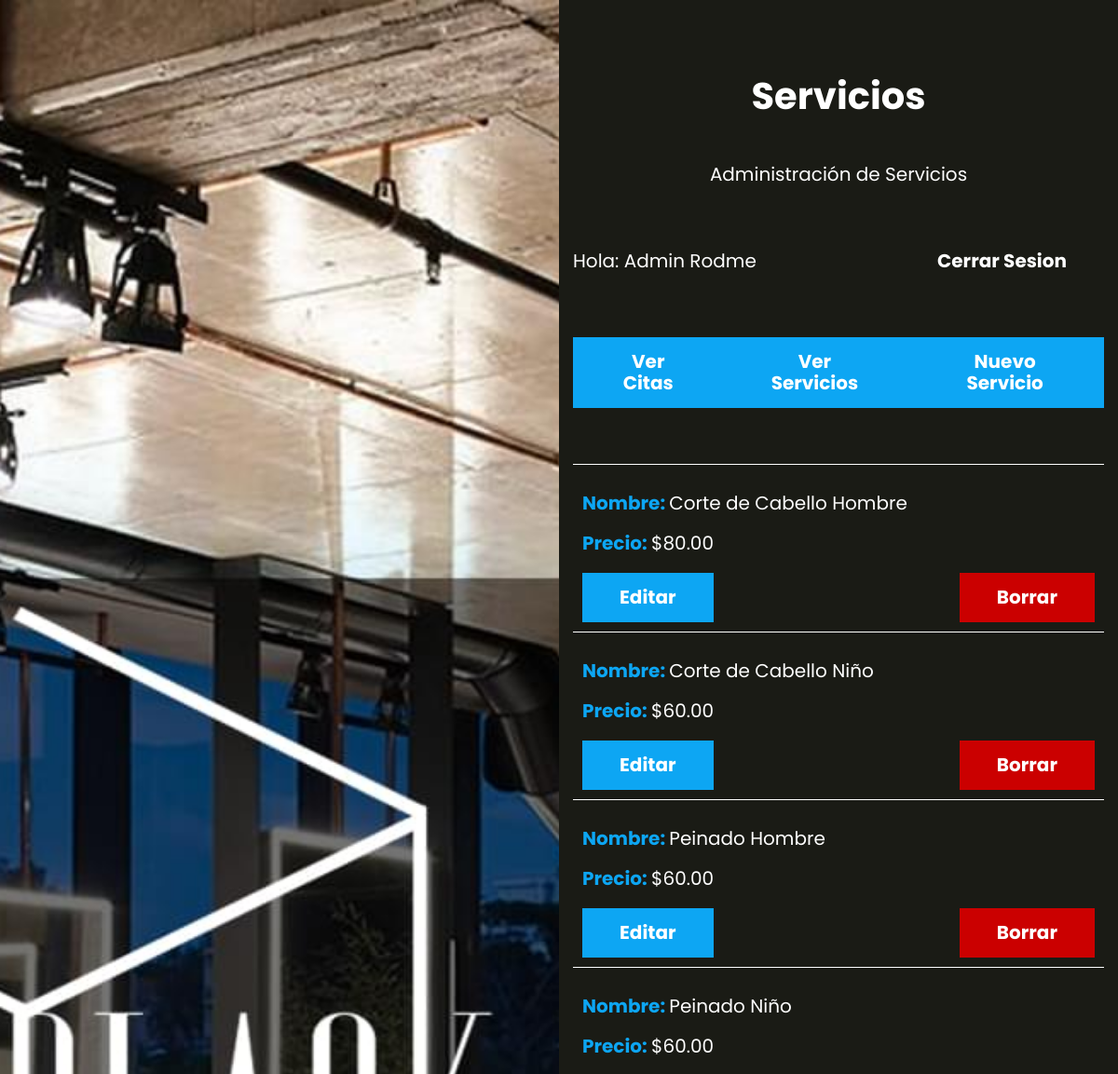
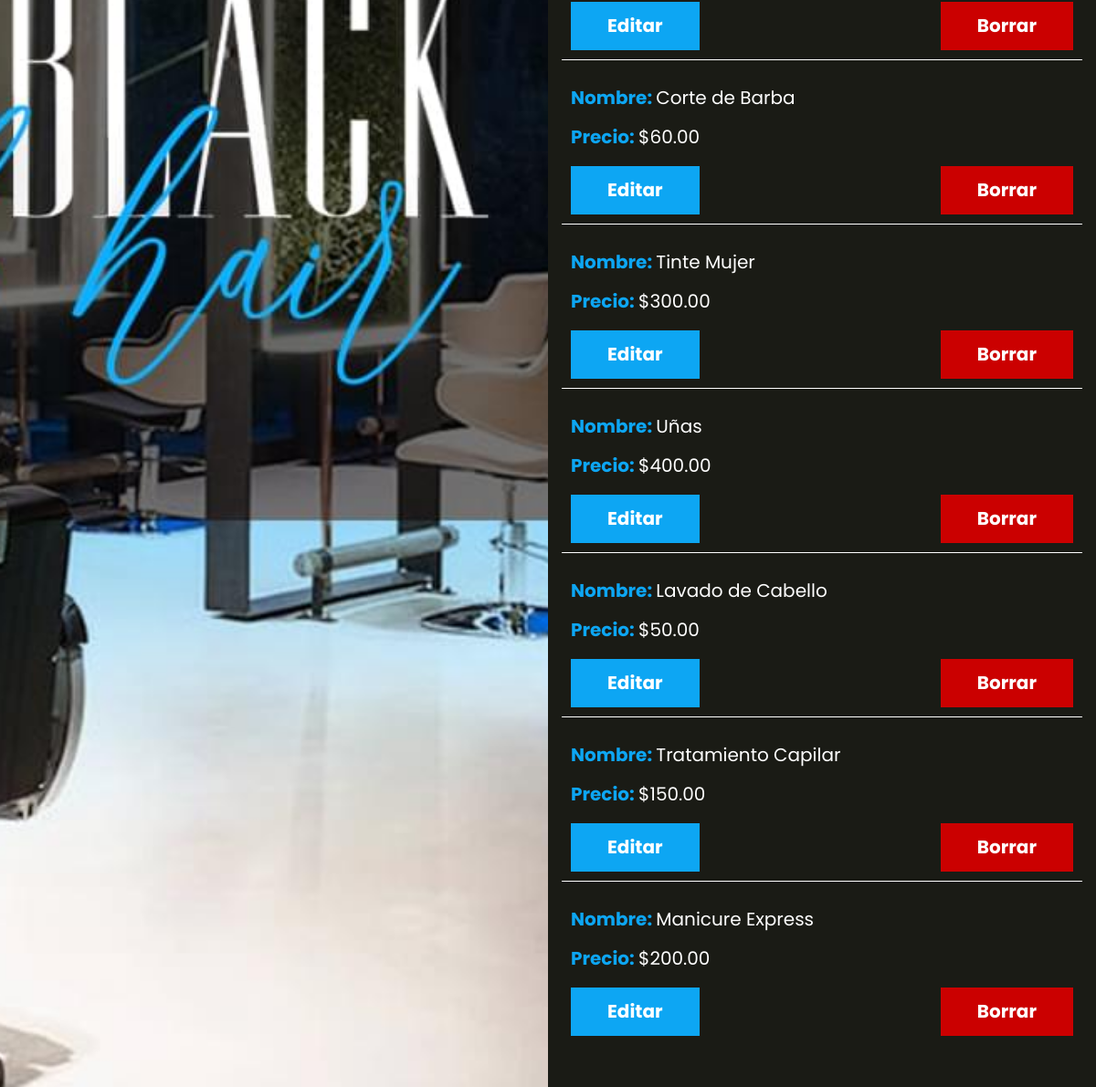
Screenshot of /servicios (signed in) with the database file from the repository (2 pictures, top to bottom).
### tables this page shows
CREATE TABLE `servicios` (
  `id` int NOT NULL AUTO_INCREMENT,
  `nombre` varchar(60) DEFAULT NULL,
  `precio` decimal(5,2) DEFAULT NULL,
  PRIMARY KEY (`id`)
);

### controllers/ServicioController.php (called while the page is built, shortened)
<?php
class ServicioController {
    public static function index(Router $router) {
        $servicios = Servicio::all();
        $router->render('servicios/index', [
            'nombre' => $_SESSION['nombre'],
            'servicios' => $servicios
        ]);
    }
}

### public/index.php (called while the page is built, shortened)
<?php
$router = new Router();
$router->get('/',[loginController::class, 'login']);
$router->post('/',[loginController::class, 'login']);
$router->get('/logout',[loginController::class, 'logout']);
$router->get('/olvide',[loginController::class, 'olvide']);
$router->post('/olvide',[loginController::class, 'olvide']);
$router->get('/recuperar',[loginController::class, 'recuperar']);
$router->post('/recuperar',[loginController::class, 'recuperar']);
$router->get('/crear-cuenta',[loginController::class, 'crear']);
$router->post('/crear-cuenta',[loginController::class, 'crear']);
$router->get('/confirmar-cuenta', [loginController::class, 'confirmar']);
$router->get('/mensaje', [loginController::class, 'mensaje']);
$router->get('/cita', [CitaController::class,'index']);
$router->get('/admin', [AdminController::class,'index']);
$router->get('/api/servicios', [APIController::class, 'index']);
$router->post('/api/citas', [APIController::class, 'guardar']);
$router->post('/api/eliminar', [APIController::class, 'eliminar']);
$router->get('/servicios', [ServicioController::class, 'index']);
$router->get('/servicios/crear', [ServicioController::class, 'crear']);
$router->post('/servicios/crear', [ServicioController::class, 'crear']);
$router->get('/servicios/actualizar', [ServicioController::class, 'actualizar']);
$router->post('/servicios/actualizar', [ServicioController::class, 'actualizar']);
$router->post('/servicios/eliminar', [ServicioController::class, 'eliminar']);
$router->comprobarRutas();

### models/ActiveRecord.php (called while the page is built, shortened)
<?php
class ActiveRecord {
    protected static $db;
    protected static $tabla = '';
    public static function setDB($database) {
        self::$db = $database;
    }
    public static function consultarSQL($query) {
        $resultado = self::$db->query($query);
        $array = [];
        while($registro = $resultado->fetch_assoc()) {
            $array[] = static::crearObjeto($registro);
        }
        return $array;
    }
    protected static function crearObjeto($registro) {
        $objeto = new static;
        foreach($registro as $key => $value ) {
            if(property_exists( $objeto, $key  )) {
                $objeto->$key = $value;
            }
        }
        return $objeto;
    }
    public static function all() {
        $query = "SELECT * FROM " . static::$tabla;
        $resultado = self::consultarSQL($query);
        return $resultado;
    }
}

### views/servicios/index.php (the view, shortened to what this page needs)
<h1 class="nombre-pagina">Servicios</h1>
<p class="descripcion-pagina">Administración de Servicios</p>
<?php
    include_once __DIR__ . '/../templates/barra.php';
?>
<ul class="servicios">
    <?php foreach($servicios as $servicio) { ?>
        <li>
            <p>Nombre: <span><?php echo $servicio->nombre; ?></span> </p>
            <p>Precio: <span>$<?php echo $servicio->precio; ?></span> </p>
            <div class="acciones">
                <a class="boton" href="/servicios/actualizar?id=<?php echo $servicio->id; ?>">Editar</a>
                <form action="/servicios/eliminar" method="POST">
                    <input type="submit" value="Borrar" class="boton-eliminar">
                </form>
            </div>
        </li>
    <?php } ?>
</ul>

### views/templates/barra.php
<div class="barra">
    <p>Hola: <?php echo $nombre ?? ''?></p>
    <a class="boton" href="/logout">Cerrar Sesion</a>
</div>
<?php if(isset($_SESSION['admin'])) { ?>
    <div class="barra-servicios">
        <a class="boton" href="/admin">Ver Citas</a>
        <a class="boton" href="/servicios">Ver Servicios</a>
        <a class="boton" href="/servicios/crear">Nuevo Servicio</a>
    </div>
<?php } ?>

### Router.php (shortened to what this page needs)
<?php
class Router
{
    public array $getRoutes = [];
    public array $postRoutes = [];
    public function get($url, $fn)
    {
        $this->getRoutes[$url] = $fn;
    }
    public function post($url, $fn)
    {
        $this->postRoutes[$url] = $fn;
    }
    public function comprobarRutas()
    {
        $currentUrl = $_SERVER['PATH_INFO'] ?? '/';
        $method = $_SERVER['REQUEST_METHOD'];
        if ($method === 'GET') {
            $fn = $this->getRoutes[$currentUrl] ?? null;
        } else {
            $fn = $this->postRoutes[$currentUrl] ?? null;
        }
        if ( $fn ) {
            call_user_func($fn, $this);
        } else {
            echo "Página No Encontrada o Ruta no válida";
        }
    }
    public function render($view, $datos = [])
    {
        include_once __DIR__ . "/views/$view.php";
        $contenido = ob_get_clean();
        include_once __DIR__ . '/views/layout.php';
    }
}

### views/layout.php (shortened to what this page needs)
<!DOCTYPE html>
<html lang="en">
<head>
    <link rel="stylesheet" href="/build/css/app.css">
</head>
<body>
    <div class="contenedor-app">
        <div class="imagen"></div>
        <div class="app">
            <?php echo $contenido; ?>
        </div>
    </div>
</body>
</html>

### public/build/css/app.css (style rules this page uses)
html { line-height:1.15;-webkit-text-size-adjust:100% }
body { margin:0 }
h1 { font-size:2em;margin:.67em 0 }
a { background-color:transparent }
button,input,optgroup,select,textarea { font-family:inherit;font-size:100%;line-height:1.15;margin:0 }
button,input { overflow:visible }
[type=button],[type=reset],[type=submit],button { -webkit-appearance:button }
html { font-size:62.5%;box-sizing:border-box;height:100% }
body { min-height:100%;display:flex;flex-direction:column;background-color:#1a1b15;color:#fff;font-family:Poppins,sans-serif;font-size:1.6rem }
@media (min-width:768px) { body { height:100% } }
*,:after,:before { box-sizing:inherit }
a { text-decoration:none }
h1,h2,h3 { font-family:Poppins,sans-serif;margin:0 0 2.5rem;font-weight:900;color:#fff;text-align:center }
h1 { font-size:4rem }
p { color:#fff;font-size:2rem }
.nombre-pagina { margin:5rem 0;font-weight:700 }
.descripcion-pagina,.nombre-pagina { text-align:center }
@media (min-width:768px) { .contenedor-app { display:grid;grid-template-columns:repeat(2,1fr);min-height:100vh } }
.contenedor-app .imagen { height:20rem;background-image:url(../img/1.jpg);background-size:cover;background-position:50% }
@media (min-width:768px) { .contenedor-app .imagen { height:auto } }
.contenedor-app .app { width:95%;margin:0 auto;padding:3rem 0 }
@media (min-width:768px) { .contenedor-app .app { overflow:scroll } }
.barra { margin:5rem 0 }
@media (min-width:768px) { .barra { display:flex;justify-content:space-between;align-items:center } }
.barra .boton { background-color:#1a1b15;padding:1.5rem 4rem;color:#fff;font-size:2rem;font-weight:400;display:inline-block;font-weight:700;border:none;transition-property:background-color;transition-duration:.3s;text-align:center;display:block;width:100%;margin:0 }
@media (min-width:768px) { .barra .boton { width:auto } }
.barra-servicios { margin-bottom:5rem }
@media (min-width:768px) { .barra-servicios { display:flex;justify-content:space-between } }
.barra-servicios .boton { margin:0 0 1rem }
.citas,.servicios { list-style:none;padding:0 }
.citas li,.servicios li { padding:1rem;border-top:1px solid #fff }
.citas li p,.servicios li p { font-weight:700;color:#0da6f3 }
.citas li .servicio,.citas li span,.servicios li .servicio,.servicios li span { font-weight:400;color:#fff }
.servicios .acciones,.servicios .boton,.servicios .boton-eliminar { margin:0 }
.boton { background-color:#0da6f3;padding:1.5rem 4rem;color:#fff;font-size:2rem;font-weight:400;display:inline-block;font-weight:700;border:none;transition-property:background-color;transition-duration:.3s;text-align:center;display:block;width:100%;margin:5rem 0 }
@media (min-width:768px) { .boton { width:auto } }
.boton-eliminar { background-color:#cb0000;padding:1.5rem 4rem;color:#fff;font-size:2rem;font-weight:400;display:inline-block;font-weight:700;border:none;transition-property:background-color;transition-duration:.3s;text-align:center;display:block;width:100%;margin:5rem 0 }
@media (min-width:768px) { .boton-eliminar { width:auto } }
.acciones { margin-top:5rem }
@media (min-width:768px) { .acciones { display:flex;justify-content:space-between;align-items:center } }
.acciones a { margin-bottom:2.5rem }
.acciones a,.alerta { color:#fff;display:block;text-align:center }

### rows the page displays
servicios: nombre "Corte de Cabello Hombre", precio "80.00"
servicios: nombre "Corte de Cabello Niño", precio "60.00"
servicios: nombre "Peinado Hombre", precio "60.00"
servicios: nombre "Peinado Niño", precio "60.00"
servicios: nombre "Corte de Barba", precio "60.00"
servicios: nombre "Tinte Mujer", precio "300.00"
servicios: nombre "Uñas", precio "400.00"
servicios: nombre "Lavado de Cabello", precio "50.00"
servicios: nombre "Tratamiento Capilar", precio "150.00"
servicios: nombre "Manicure Express", precio "200.00"

### other values shown
$nombre "Admin Rodme"
